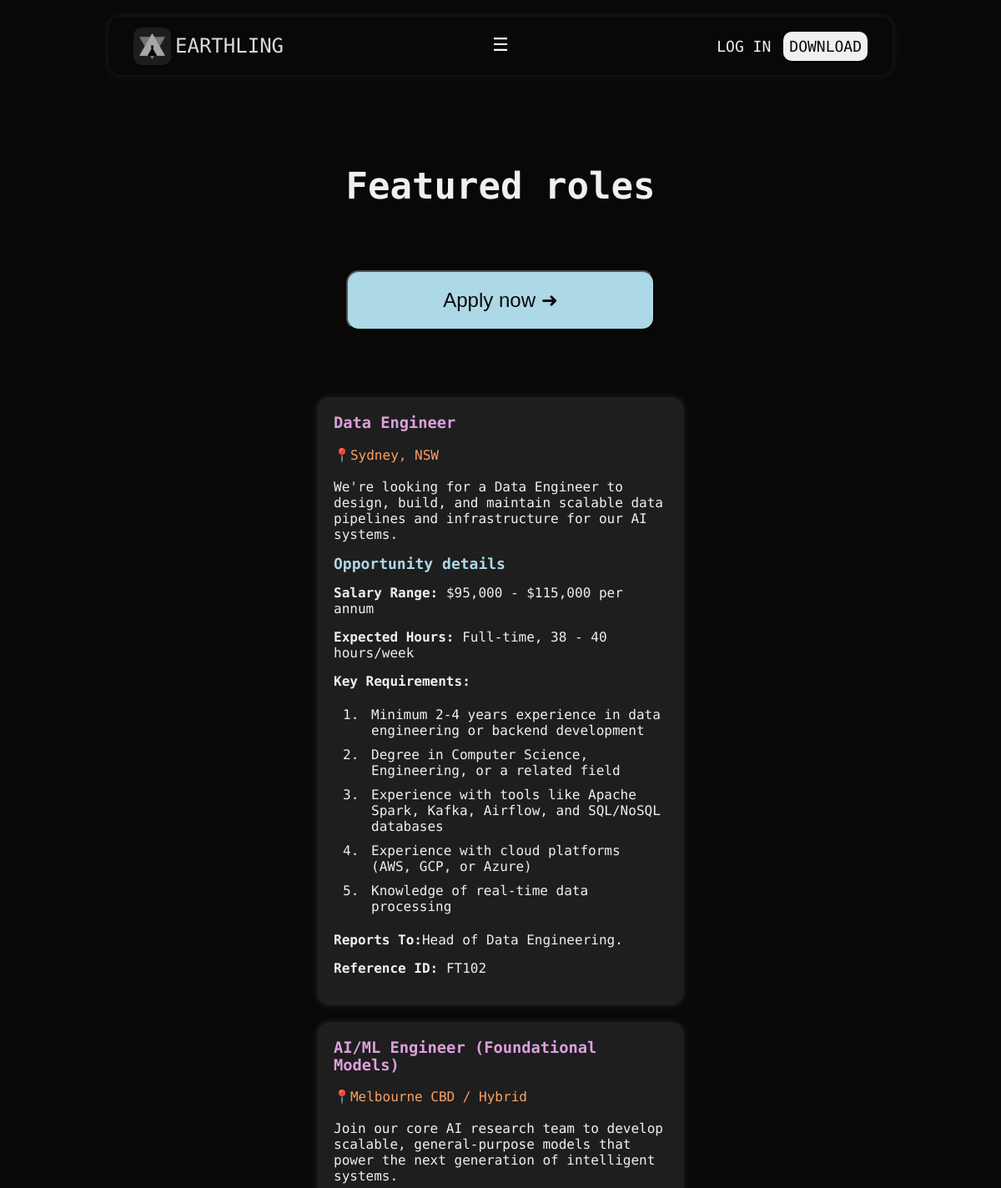
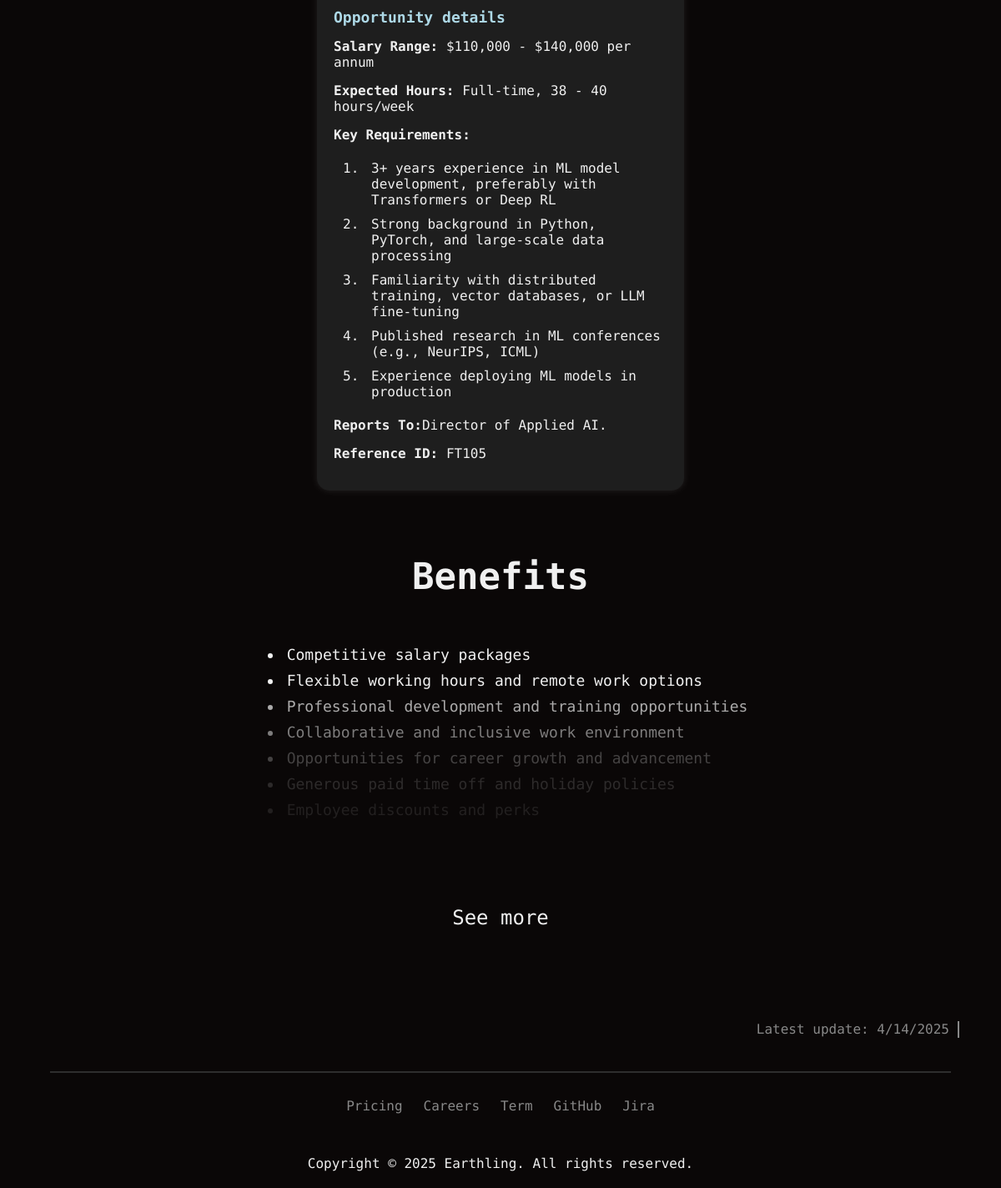
Page /project2/jobs.php on the committed database (2 pictures, top to bottom).
### tables this page shows
CREATE TABLE `jobs` (
  `JobRefNumber` varchar(11) NOT NULL,
  `JobTitle` varchar(255) NOT NULL,
  `Location` varchar(255) NOT NULL,
  `JobDesc` text NOT NULL,
  `Salary` varchar(255) NOT NULL,
  `Hours` text NOT NULL,
  `Reports` varchar(255) NOT NULL
);

CREATE TABLE `requirements` (
  `ReqID` int(11) NOT NULL,
  `Req` text NOT NULL,
  `JobRefNumber` varchar(11) NOT NULL
);

### project2/jobs.php (the view, shortened to what this page needs)
<?php
    require_once("settings.php");
    $queryJob = "SELECT * FROM jobs";
    $jobs = mysqli_query($conn, $queryJob);
?>
<!DOCTYPE html>
<html lang="en">
<head>
    <link rel="stylesheet" href="../styles/styles.css">
</head>
<body>
    <?php
        include "header.inc";
    ?>
    <main class="main">
        <div class="mid-part">
            <section>
                <div class="title-wrapper">
                    <h1>Featured roles</h1>
                </div>
                <form action="apply.php" method="post">
                    <button class="apply-button" type="submit">Apply now ➜</button>
                </form>
            </section>
            <section>
                <div class="job-grid">
                    <?php
                    if ($jobs->num_rows > 0) {
                        while($row = $jobs->fetch_assoc()){
                            $refNum = $row['JobRefNumber'];
                            $req = "SELECT Req FROM requirements WHERE JobRefNumber = '$refNum';";
                            $requirements = mysqli_query($conn, $req);
                            echo "<div class='job-box'>
                            <h3>". $row['JobTitle']."</h3>
                            <p class='interest-title'>📍".$row['Location']."<br><br>".$row['JobDesc']."</p>
                            <p class='opportunity-details'><strong>Opportunity details</strong></p>
                            <p><strong>Salary Range:</strong> ".$row['Salary']." per annum</p>
                            <p><strong>Expected Hours:</strong> ".$row['Hours']."</p>
                            <p>
                                <strong>Key Requirements:</strong>
                            </p>
                            <ol>";
                            if ($requirements->num_rows > 0){
                                while($reqRow = $requirements->fetch_assoc()){
                                    echo "<li>".$reqRow['Req']."</li>";
                                };
                            };
                            echo "</ol>
                            <p><strong>Reports To:</strong>".$row['Reports'].".</p>
                            <p><strong>Reference ID:</strong> ".$row['JobRefNumber']."</p>
                            </div>
                            ";
                        }
                    }
                    ?>
                </div>
            </section>
            <section class="benefits-section">
                <div class="title-wrapper">
                    <h1>Benefits</h1>
                </div>
                <ul>
                    <li>Competitive salary packages</li>
                    <li>Flexible working hours and remote work options</li>
                    <li class="benefits-text0">Professional development and training opportunities</li>
                    <li class="benefits-text1">Collaborative and inclusive work environment</li>
                    <li class="benefits-text2">Opportunities for career growth and advancement</li>
                    <li class="benefits-text3">Generous paid time off and holiday policies</li>
                    <li class="benefits-text4">Employee discounts and perks</li>
                </ul>
                <div class="see-more">See more</div>
            </section>
        </div>
    </main>
    <div class="update-section">
        <aside>Latest update: 4/14/2025</aside>
    </div>
    <?php
        include "footer.inc";
    ?>
</body>
</html>

### styles/styles.css (style rules this page uses)
@media (max-width: 1300px) { .main .mid-part { width: 90% !important; } }
body { display: flex; justify-content: center; min-width: 600px; background-color: #0a0707; color: #f0f0f0; font-family: "Geist Mono", sans-serif; margin: 0 auto; flex-direction: column; align-items: center; }
.main { margin-top: 50px; width: 85%; }
.main .mid-part { display: flex; flex-direction: column; align-items: center; justify-content: center; width: 70%; margin: 0 auto; }
.see-more { margin: 100px auto 100px auto; text-align: center; font-size: 24px; color: #f0f0f0; cursor: pointer; transition: 0.3s ease-in, 0.3s ease-out; }
.main .title-wrapper { display: flex; justify-content: center; text-align: center; font-size: 24px; }
.main .title-wrapper h1 { font-size: 44px; }
.interest-title::first-line { color: rgb(255, 160, 100); }
.job-grid { display: flex; flex-wrap: wrap; gap: 20px; justify-content: center; }
.job-box { background-color: #1e1e1e; border-radius: 15px; padding: 20px; width: 45%; min-width: 400px; box-shadow: 0 0 10px rgba(255, 255, 255, 0.1); transition: transform 0.2s ease-in-out, box-shadow 0.2s ease-in-out; }
.job-box h3 { margin-top: 0; color: plum; }
.job-box p { margin: 15px 0; color: #f0f0f0; }
.job-box .opportunity-details { font-size: 18px; color: lightblue; }
.benefits-section li { font-size: 18px; }
.benefits-section .benefits-text0 { opacity: 70%; }
.benefits-section .benefits-text1 { opacity: 50%; }
.benefits-section .benefits-text2 { opacity: 25%; }
.benefits-section .benefits-text3 { opacity: 15%; }
.benefits-section .benefits-text4 { opacity: 10%; }
.apply-button { margin: 40px auto 40px auto; padding: 20px 0; width: 100%; text-align: center; font-size: 24px; color: #0a0707; transition: 0.3s ease-in, 0.3s ease-out; background-color: lightblue; border-radius: 15px; }
li { padding: 5px; }
th, td, li { transition: 0.3s ease-in, 0.3s ease-out; }
section { margin: 20px; }
.update-section { display: flex; width: 90%; justify-content: end; }
aside { float: right; width: 25%; color: #888888; margin: -10px; padding-right: 10px; text-align: right; border-right: 2px solid #888888; }

### rows in the picture
jobs: JobTitle "Data Engineer", Location "Sydney, NSW", JobDesc "We're looking for a Data Engineer to design, build, and maintain scalable data pipelines and infrastructure for our AI systems.", Salary "$95,000 - $115,000", Hours "Full-time, 38 - 40 hours/week", Reports "Head of Data Engineering", JobRefNumber "FT102"
requirements: Req "Minimum 2-4 years experience in data engineering or backend development"
requirements: Req "Degree in Computer Science, Engineering, or a related field"
requirements: Req "Experience with tools like Apache Spark, Kafka, Airflow, and SQL/NoSQL databases"
requirements: Req "Experience with cloud platforms (AWS, GCP, or Azure)"
requirements: Req "Knowledge of real-time data processing"
jobs: JobTitle "AI/ML Engineer (Foundational Models)", Location "Melbourne CBD / Hybrid", JobDesc "Join our core AI research team to develop scalable, general-purpose models that power the next generation of intelligent systems.", Salary "$110,000 - $140,000", Hours "Full-time, 38 - 40 hours/week", Reports "Director of Applied AI", JobRefNumber "FT105"
requirements: Req "3+ years experience in ML model development, preferably with Transformers or Deep RL"
requirements: Req "Strong background in Python, PyTorch, and large-scale data processing"
requirements: Req "Familiarity with distributed training, vector databases, or LLM fine-tuning"
requirements: Req "Published research in ML conferences (e.g., NeurIPS, ICML)"
requirements: Req "Experience deploying ML models in production"
